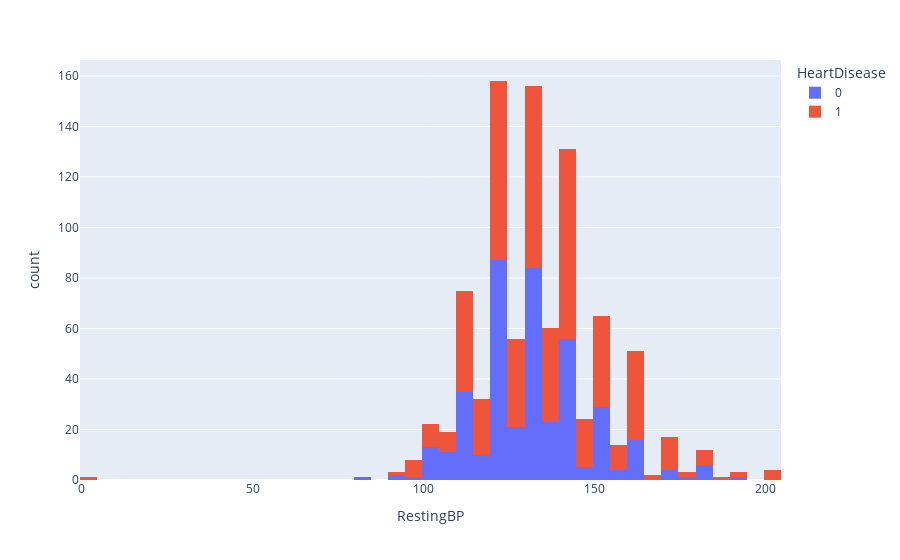

Here is the notebook cell this chart was saved with:
### Code cell
px.histogram(df,df.RestingBP,color=df.HeartDisease)

### Figure 1 — Plotly figure (JSON) as saved in the notebook; plotly's stock layout.template omitted (floating-point values rounded to 4 significant figures; data arrays with more than 128 entries replaced by an {"elided": "..."} marker saying what was removed)
{"data": [{"alignmentgroup": "True", "bingroup": "x", "hovertemplate": "HeartDisease=0<br>RestingBP=%{x}<br>count=%{y}<extra></extra>", "legendgroup": "0", "marker": {"color": "#636efa", "pattern": {"shape": ""}}, "name": "0", "offsetgroup": "0", "orientation": "v", "showlegend": true, "type": "histogram", "x": {"elided": "410 int values"}, "xaxis": "x", "yaxis": "y"}, {"alignmentgroup": "True", "bingroup": "x", "hovertemplate": "HeartDisease=1<br>RestingBP=%{x}<br>count=%{y}<extra></extra>", "legendgroup": "1", "marker": {"color": "#EF553B", "pattern": {"shape": ""}}, "name": "1", "offsetgroup": "1", "orientation": "v", "showlegend": true, "type": "histogram", "x": {"elided": "508 int values"}, "xaxis": "x", "yaxis": "y"}], "layout": {"barmode": "relative", "legend": {"title": {"text": "HeartDisease"}, "tracegroupgap": 0}, "margin": {"t": 60}, "xaxis": {"anchor": "y", "domain": [0, 1], "title": {"text": "RestingBP"}}, "yaxis": {"anchor": "x", "domain": [0, 1], "title": {"text": "count"}}}}
